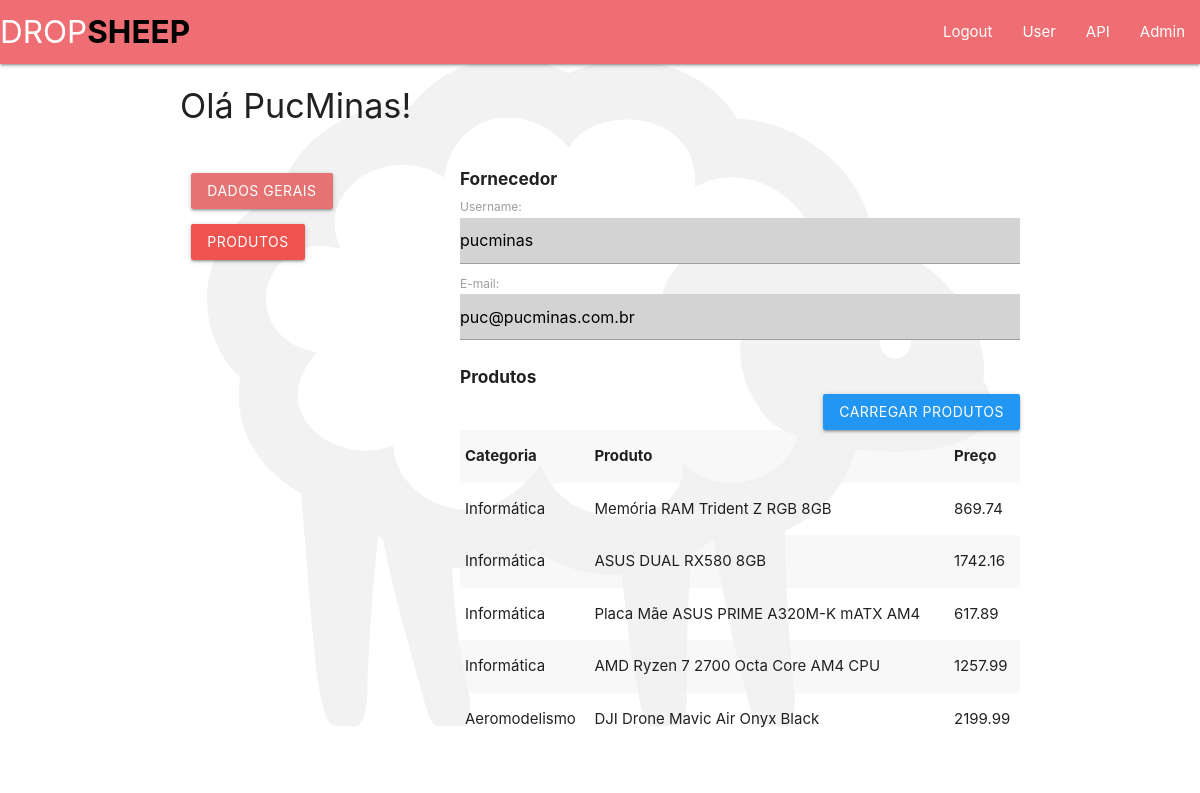
Screenshot of /accounts/produtos/ (signed in) with the database file from the repository.
### loja/models.py (models this page shows)
class Produtos(models.Model):
	nome = models.CharField(max_length=200)
	categoria = models.TextField(default="Categoria")
	fornecedor = models.ForeignKey(User, on_delete=models.CASCADE, default=1)
	preco = models.DecimalField(max_digits=10, decimal_places=2)
	descricao = models.TextField(default="Descrição do Produto")
	atributos = models.FileField(upload_to='data/json')			#SQLite
	imagem = models.FileField(upload_to='data/img')				#SQLite
	class Meta:
		verbose_name_plural = "Produtos"

### accounts/views.py (the view)
# urls.py: path('produtos/', views.produtos, name='produtos'),
@user_passes_test(lambda u: u.groups.filter(name='Fornecedor').exists())
@login_required
def produtos(request):
	user_id = int(request.user.id)
	produtos = Produtos.objects.filter(fornecedor=user_id)
	url = Endereco.objects.get(user=user_id)
	context = {
		'title'		: 'Produtos do Usuário',
		'produtos'	: produtos,
		'url'		: url,
	}
	return render(request, 'registration/produtos.html/', context)

### loja/templates/registration/produtos.html (shortened to what this page needs)
{% extends 'loja/layout.html' %}
{% block content %}
  <div class="row">
	{% if user.is_authenticated %}
	  <h4>Olá {{ user.first_name }}!</h4>
	{% else %}
	  <p>Usuário não logado!</p>
	  <a href="{% url 'login' %}">Login</a>
	{% endif %}
  </div>
  <div class="row">
	<div class="col s12 m3 l4">
	  <p><a href="/accounts/user/" class="btn red lighten-2">Dados Gerais</a></p>
	  <p><a href="/accounts/produtos/" class="btn red lighten-1">Produtos</a></p>
    </div>
	<div class="col s12 m9 l8">
	  <div class="row">
		<h6><b>Fornecedor</b></h6>
		<form name="formu" id="formu" method="POST" action="./apiprodutos/">{% csrf_token %}
		  <label>Username:
		  <input name="username" type="text" id="username" value="{{user.username}}" style="background-color:lightgrey;" readonly /></label><br />
		  <label>E-mail:
		  <input name="email" type="text" id="email" value="{{user.email}}" style="background-color:lightgrey;" readonly /></label><br />
	  </div>
	  <div class="row">
		<h6><b>Produtos</b></h6>
		  <button type="submit" id="carregarurl" class="btn right blue">Carregar Produtos</button>
		  <table class ="striped">
			<tr>
			  <th>Categoria</th>
			  <th>Produto</th>
			  <th>Preço</th>
			</tr>
  		  {% for produto in produtos %}
			<tr>
			  <td>{{produto.categoria}}</td>
			  <td>{{produto.nome}}</td>
			  <td>{{produto.preco}}</td>
			</tr>
		  {% endfor %}
		</table>
	  </div>
	</div>
  </div>
{% endblock %}

### rows the page displays
Produtos: categoria "Informática", nome "Memória RAM Trident Z RGB 8GB", preco "869.74"
Produtos: categoria "Informática", nome "ASUS DUAL RX580 8GB", preco "1742.16"
Produtos: categoria "Informática", nome "Placa Mãe ASUS PRIME A320M-K mATX AM4", preco "617.89"
Produtos: categoria "Informática", nome "AMD Ryzen 7 2700 Octa Core AM4 CPU", preco "1257.99"
Produtos: categoria "Aeromodelismo", nome "DJI Drone Mavic Air Onyx Black", preco "2199.99"

### other values shown
{{ user.first_name }} "PucMinas"
